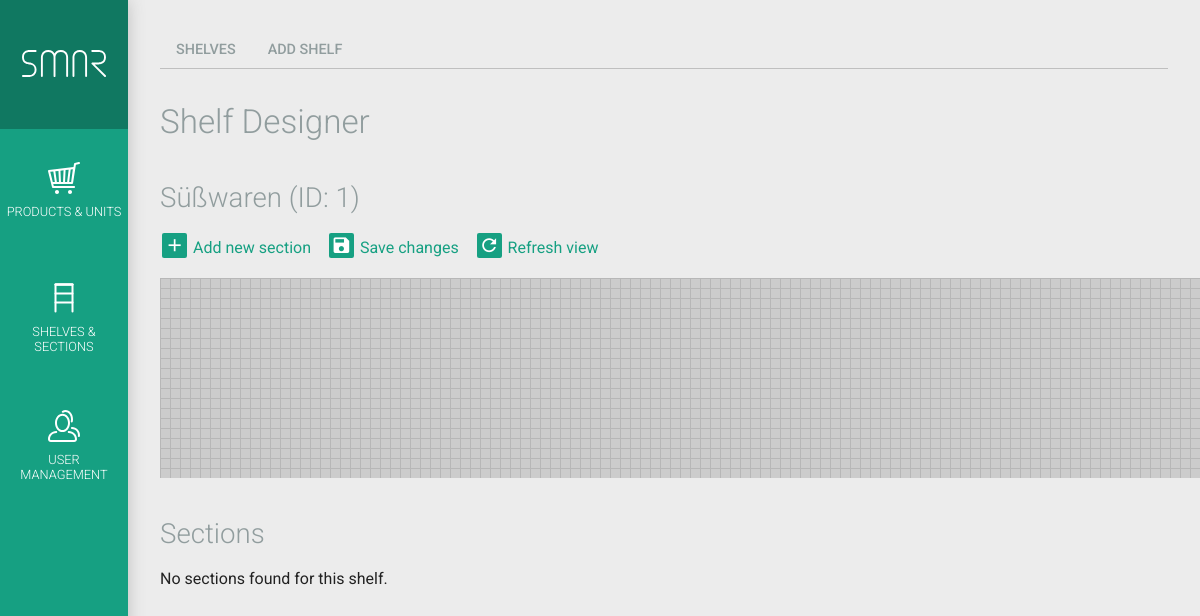
The page /index.php?page=shelves.php?subpage=designer&id=1 (signed in) on the database as committed earlier.
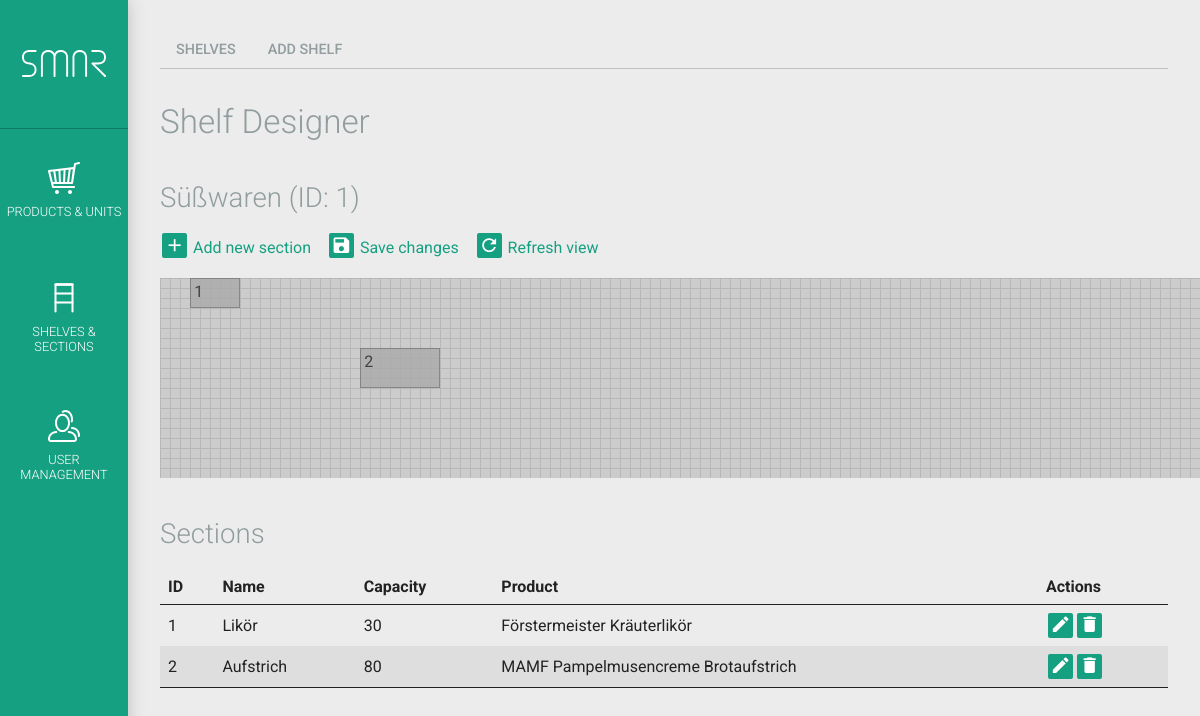
The same page on the database as committed later.
### tables this page shows
CREATE TABLE IF NOT EXISTS `smar_shelf` (
  `shelf_id` int(10) unsigned NOT NULL AUTO_INCREMENT,
  `name` varchar(50) DEFAULT NULL,
  `barcode` int(15) unsigned DEFAULT NULL,
  `size_x` int(5) NOT NULL DEFAULT '0',
  `size_y` int(5) NOT NULL DEFAULT '0',
  `size_z` int(5) NOT NULL DEFAULT '0',
  `created` datetime NOT NULL,
  `lastupdate` timestamp NOT NULL DEFAULT CURRENT_TIMESTAMP ON UPDATE CURRENT_TIMESTAMP,
  PRIMARY KEY (`shelf_id`)
);

CREATE TABLE IF NOT EXISTS `smar_section` (
  `section_id` int(10) unsigned NOT NULL AUTO_INCREMENT,
  `shelf_id` int(10) unsigned NOT NULL,
  `product_id` int(10) unsigned NOT NULL,
  `name` varchar(50) DEFAULT NULL,
  `capacity` int(15) unsigned NOT NULL DEFAULT '0',
	`min_capacity` int(15) unsigned NOT NULL DEFAULT '0',
  `size_x` int(3) NOT NULL DEFAULT '0',
  `size_y` int(3) NOT NULL DEFAULT '0',
  `position_x` int(5) NOT NULL DEFAULT '0',
  `position_y` int(5) NOT NULL DEFAULT '0',
  `created` datetime NOT NULL,
  `lastupdate` timestamp NOT NULL DEFAULT CURRENT_TIMESTAMP ON UPDATE CURRENT_TIMESTAMP,
  PRIMARY KEY (`section_id`),
  KEY `shelf_id` (`shelf_id`),
  KEY `product_id` (`product_id`)
);

CREATE TABLE IF NOT EXISTS `smar_product` (
  `product_id` int(10) unsigned NOT NULL AUTO_INCREMENT,
  `article_nr` varchar(30) DEFAULT NULL,
  `barcode` int(15) DEFAULT NULL,
  `name` varchar(100) DEFAULT NULL,
  `price` double NOT NULL DEFAULT '0',
	`size_x` int(3) unsigned NOT NULL DEFAULT '0',
  `size_y` int(3) NOT NULL DEFAULT '0',
  `size_z` int(3) NOT NULL DEFAULT '0',
	`stackable` tinyint(1) unsigned NOT NULL DEFAULT '0',
  `image` varchar(150) DEFAULT NULL,
  `created` datetime DEFAULT NULL,
  `lastupdate` timestamp NOT NULL DEFAULT CURRENT_TIMESTAMP ON UPDATE CURRENT_TIMESTAMP,
  PRIMARY KEY (`product_id`)
);

### _functions/_functions.php (called while the page is built, shortened)
<?php
class SMAR_MysqlConnect extends mysqli
{
    function dbquery($sql)
    {
			if(!($erg = $this->query($sql))) {
				echo "Error with SQL request, the statement: ".$sql." --- Fehlernummer ".$this->errno." ::: ".$this->error;
				return false;
			}
			return $erg;
    }
}
?>

### shelves.php (the view, shortened to what this page needs)
<?php
$self = 'shelves.php';
$subpage = isset($_GET['subpage']) ? $_GET['subpage'] : '';
require_once('_functions/_functions.php');
require_once('inc_session_check.php');
if($_SESSION['loginRole'] < 1) {
	$SMAR_MESSAGES['error'][] = 'Insufficient permissions for shelves management';
	smar_print_messages($SMAR_MESSAGES); unset($SMAR_MESSAGES);
} else {
if(isset($_GET['smar_nav']) && $_GET['smar_nav'] == 'true') {
	?>
	<nav id="nav-page">
		<ul>
			<li><a href="<?php echo $self; ?>" <?php echo ($subpage == '') ? 'class="smar-active"' : ''; ?>>Shelves</a></li>
			<?php if($_SESSION['loginRole'] >= 2) { ?><li><a href="<?php echo $self.'?subpage=addshelf'; ?>" <?php echo ($subpage == 'addshelf') ? 'class="smar-active"' : ''; ?>>Add shelf</a></li><?php } ?>
		</ul>
	</nav>
	<div id="smar-content-inner">
	<?php
}
switch($subpage) {
			?>
			<?php
	case 'designer':
		if($_SESSION['loginRole'] >= 2) {
		if(isset($_GET['id']) && !empty($_GET['id'])) {
			$formID = intval($_GET['id']);
			$result = $SMAR_DB->dbquery("SELECT * FROM ".SMAR_MYSQL_PREFIX."_shelf WHERE shelf_id = '".$SMAR_DB->real_escape_string($formID)."' LIMIT 1");
			if($result->num_rows == 1) {
					$row = $result->fetch_array(MYSQLI_ASSOC);
				echo '<h1>Shelf Designer</h1>
							<h2>'.$row['name'].' (ID: '.$row['shelf_id'].')</h2>
							<p>
								<a href="'.$self.'?subpage=addsection&amp;id='.$formID.'" id="link-addsection"><i class="bg-icon mdi mdi-plus"></i> Add new section</a> &nbsp;&nbsp;
								<a href="#" id="link-designer-save"><i class="bg-icon mdi mdi-content-save"></i> Save changes</a> &nbsp;&nbsp;
								<a href="'.$self.'?subpage=designer&amp;id='.$formID.'" id="link-refresh" class="ajax"><i class="bg-icon mdi mdi-refresh"></i> Refresh view</a>
							</p>
							<div id="designer-canvas" data-shelfid="'.$formID.'" style="width: '.$row['size_x'].'px; height: '.$row['size_y'].'px;">';
				$sectionsTable = '';
				$result = $SMAR_DB->dbquery("SELECT s.section_id, s.name, s.capacity, s.size_x, s.size_y, s.position_x, s.position_y, p.name as product FROM ".SMAR_MYSQL_PREFIX."_section s, ".SMAR_MYSQL_PREFIX."_product p WHERE shelf_id = '".$SMAR_DB->real_escape_string($formID)."' AND p.product_id = s.product_id ORDER BY position_x");
				if($result->num_rows != 0) {
					$sectionsTable .= '<table>
								<thead>
								<tr>
									<th>ID</th>
									<th>Name</th>
									<th>Capacity</th>
									<th>Product</th>
									<th>Actions</th>
								</tr>
								</thead>
								<tbody>';
					while($row = $result->fetch_array(MYSQLI_ASSOC)) {
						echo '<div class="canvas-section" style="transform: translate('.$row['position_x'].'px, '.$row['position_y'].'px);width:'.$row['size_x'].'px;height:'.$row['size_y'].'px;" data-sectionid="'.$row['section_id'].'" data-sizex="'.$row['size_x'].'" data-sizey="'.$row['size_y'].'" data-x="'.$row['position_x'].'" data-y="'.$row['position_y'].'">'.$row['section_id'].'</div>';
						$sectionsTable .= '<tr>
										<td>'.$row['section_id'].'</td>
										<td>'.$row['name'].'</td>
										<td>'.$row['capacity'].'</td>
										<td>'.$row['product'].'</td>
										<td>';
						if($_SESSION['loginRole'] >= 3) {
							$sectionsTable .= '<a href="'.$self.'?subpage=editsection&id='.$row['section_id'].'" title="Edit" class="link-editsection"><i class="mdi mdi-pencil"></i></a>';
							$sectionsTable .= '<a href="'.$self.'?subpage=deletesection&id='.$row['section_id'].'" title="Delete" class="link-deletesection"><i class="mdi mdi-delete"></i></a>';
						}
						$sectionsTable .= '</td>
									</tr>';
					}
					$sectionsTable .= '</tbody></table>';
				} else {
					$sectionsTable .= '<p>No sections found for this shelf.</p>';
				}
				echo '</div>';
				echo '<h2>Sections</h2>';
				echo $sectionsTable;
				?>
				<?php
			} else {
				$SMAR_MESSAGES['error'][] = 'No item was found for given ID '.smar_form_input($formID).'.';
			}
		} else {
			$SMAR_MESSAGES['error'][] = 'No item ID was provided in URL parameters.';
		}
		} else {
			$SMAR_MESSAGES['error'][] = 'Insufficient permissions for shelves management';
			smar_print_messages($SMAR_MESSAGES); unset($SMAR_MESSAGES);
		}
		break;
		?>
		<?php
}
if(isset($_GET['smar_nav']) && $_GET['smar_nav'] == 'true')
	echo '</div>';
}
?>

### inc_header.php (shortened to what this page needs)
<!doctype html>
<html>
<head>
	<link href="css/materialdesignicons.min.css" rel="stylesheet">
	<link href="css/jquery.colorbox.css" rel="stylesheet">
	<link href="css/jquery.autocomplete.css" rel="stylesheet">
	<link href="css/smar.css" rel="stylesheet">
</head>

### index.php (shortened to what this page needs)
<?php
require_once('_functions/_functions.php');
require_once('inc_session_check.php');
include('inc_header.php')
?>
<body>
	<div id="smar-wrapper">
		<nav id="nav-main">
			<ul>
				<li><a id="smar-logo" href="start.php"></a></li>
				<li><a id="nav-main-1" href="products.php"><i class="nav-icon nav-icon-cart"></i><span>Products &amp; Units</span></a></li>
				<li><a id="nav-main-2" href="shelves.php"><i class="nav-icon nav-icon-shelf"></i><span>Shelves &amp; Sections</span></a></li>
				<li><a id="nav-main-5" href="users.php"><i class="nav-icon nav-icon-user"></i><span>User Management</span></a></li>
			</ul>
		</nav>
		<section id="smar-content">
		<?php
			if(isset($_GET['page']) && !empty($_GET['page']) && $_GET['page'] != 'start.php') {
				$page = urldecode($_GET['page']);
				$page_exploded = explode('?', $page);
				if(file_exists($page_exploded[0]))
					include $page_exploded[0];
				else
					echo file_get_contents(SMAR_SITE_URL.SMAR_CURRENT_DIR.'error.php?target='.urlencode($page));
			} else {
				$params['smar_include'] = true;
				$params['smar_nav'] = true;
				foreach($params as $k => $v)
					$_GET[$k] = $v;
				include 'start.php';
			}
			?>
		</section>
	</div>
</body>
</html>

### css/smar.css (style rules this page uses)
html, body { width: 100vw; height: 100vh; margin: 0; padding: 0; background: #ECECEC; color: #222; font: 400 1em Roboto, "Helvetica Neue", Helvetica, Arial, sans-serif; line-height: 1.2; }
a { color: #16A082; text-decoration: none; outline: 0; transition: color .4s ease-out 0s; }
h1, h2, h3, h4, h5 { margin: 1.414em 0 .5em; font-weight: 300; color: #919D9E; }
h1 { margin-top: 1em; font-size: 2.074rem; }
h2 { font-size: 1.728rem; }
p { margin: 1.2em 0; }
table { width: 100%; margin: 1.2em 0; text-align: left; border-spacing: 0; border-bottom: 1px solid #222; }
table tr { transition: background-color .4s ease-out 0s; }
table th, table td { padding: .5em; }
table thead th { border-bottom: 1px solid #222; }
table tbody tr:nth-child(2n) { background-color: #DEDEDE; }
#smar-logo { background: url("../img/SMAR_logo_white.svg") center no-repeat; background-size: 66% auto; border: 1px solid #107861; border-width: 0 0 1px; }
#smar-wrapper { display: -webkit-flex; -webkit-align-items: stretch; -webkit-align-content: flex-start; display: flex; align-items: stretch; align-content: flex-start; width: 100vw; height: 100vh; }
#smar-content { box-sizing: border-box; width: 100%; padding: 2rem; overflow: auto; -webkit-overflow-scrolling: touch; }
nav#nav-main { display: block; width: 8rem; min-width: 8rem; background: #16A082; box-shadow: 0 0 1rem #BFBFBF; overflow-x: hidden; overflow-y: auto; z-index: 8; }
nav#nav-main ul { display: -webkit-flex; -webkit-flex-flow: column; display: flex; flex-flow: column; margin: 0; padding: 0; list-style: none; }
nav#nav-main ul li { display: block; height: 8rem; }
nav#nav-main ul li a { display: -webkit-flex; -webkit-flex-flow: column; -webkit-align-items: center; -webkit-justify-content: center; display: flex; flex-flow: column; align-items: center; justify-content: center; width: 100%; height: 100%; color: #fff; transition: background-color .4s ease-out 0s; }
nav#nav-main ul li a span, .subtitle { max-width: 90%; padding: .5em; text-transform: uppercase; text-align: center; font-weight: 300; font-size: .8rem; }
.nav-icon { display: block; width: 30%; height: 30%; background-size: contain; }
.nav-icon-cart { background: url("../img/icon-cart.svg") center no-repeat; }
.nav-icon-shelf { background: url("../img/icon-shelf.svg") center no-repeat; }
.nav-icon-user { background: url("../img/icon-user.svg") center no-repeat; }
nav#nav-page ul { display: -webkit-flex; -webkit-flex-flow: row wrap; display: flex; flex-flow: row wrap; padding: 0; margin: 0; border-bottom: 1px solid #BFBFBF; list-style: none; }
nav#nav-page ul li { margin-bottom: -2px; }
nav#nav-page ul li a { display: block; height: 2.25rem; padding: 0 1rem; margin-bottom: 1px; border-bottom: 1px solid #BFBFBF; line-height: 2.25rem; text-transform: uppercase; font-size: .9rem; font-weight: 500; color: #919D9E; transition: color .4s ease-out 0s, border-color .4s ease-out 0s; }
.bg-icon, a .bg-icon, .text-icon, table a > .mdi { margin: 0 .1em; padding: .1em; background-color: #16a082; color: #fff; font-size: 1.3em; border-radius: .1em; transition: background-color .4s ease-out 0s; }
#designer-canvas { position: relative; padding: 0; }
.canvas-section { position: absolute; padding: .2em; box-sizing: border-box; border: 1px solid #777; background-color: #aaa; opacity: .8; transition: background-color .4s ease-out 0s; }

Rows that differ between the two databases and show on the page:
now on this page (row edited): smar_section: section_id "1", name "Likör", capacity "30"
now on this page (row edited): smar_section: section_id "2", name "Aufstrich", capacity "80"
now on this page (row unchanged): smar_product: name "Förstermeister Kräuterlikör"
now on this page (row unchanged): smar_product: name "MAMF Pampelmusencreme Brotaufstrich"
Other text that changed with them:
text no longer shown: "No sections found for this shelf."
text now shown: "ID Name Capacity Product Actions"
